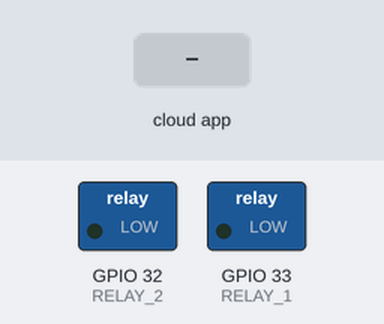
Bench run of a sketch on a simulated ESP32. On the bench: switched loads named in the sketch (green lamp = pin HIGH). The inputs (shaded band) are chosen by the test bench. WiFi joins after 1.5 s; servers stay silent unless stated; what the sketch prints to the serial monitor is not drawn.

Above: at 2.7 s.
2.8 s: the phone or cloud app sets 67d13b264dee339ca79b6f80 to 1
At 3.4 s:
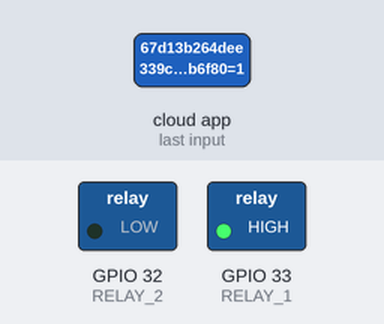
4.3 s: the phone or cloud app sets 67d13b566066f22be0656db5 to 1
At 5.5 s:
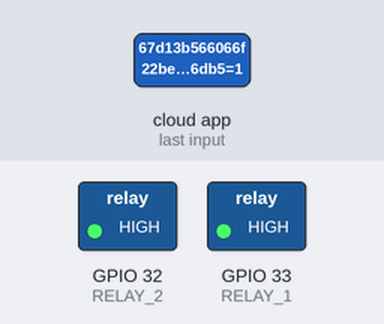
5.8 s: the phone or cloud app sets 67d13b264dee339ca79b6f80 to 0
At 6.8 s:
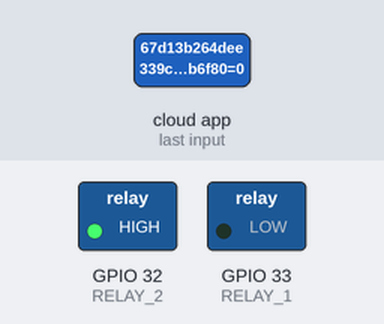
7.3 s: the phone or cloud app sets 67d13b566066f22be0656db5 to 0
At 8.0 s:
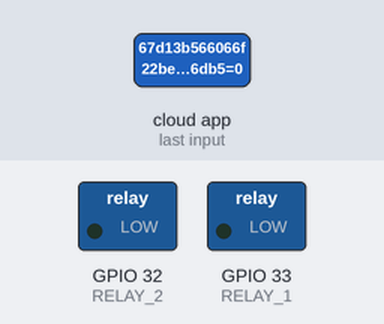
Timing chart, 0 to 9.8 s (numbered marks = the images above; inputs shaded):
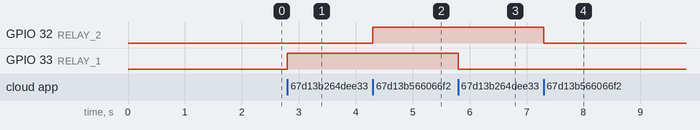

The sketch:

BAT_TAT_DEN_API.ino
```cpp
#include <WiFi.h>
#include <SinricPro.h>
#include <SinricProSwitch.h>

// ✅ Cấu hình WiFi
const char* ssid = "realme 8";
const char* password = "00001111";

// ✅ Thông tin Sinric Pro
#define APP_KEY     "8e10eb5d-2f08-4317-908b-322a540c6239"
#define APP_SECRET  "07f2aa77-e000-4d17-aed1-c6af2b2b8e37-51b7fd9f-232a-4fdc-83a8-833818b01bf5"
#define DEVICE_ID_1 "67d13b264dee339ca79b6f80"  // Đèn 1
#define DEVICE_ID_2 "67d13b566066f22be0656db5"  // Đèn 2

// ✅ Định nghĩa chân Relay
#define RELAY_1 33
#define RELAY_2 32

// 📌 Xử lý lệnh bật/tắt đèn từ Sinric Pro
bool onPowerState1(const String &deviceId, bool &state) {
    digitalWrite(RELAY_1, state ? HIGH : LOW);
    Serial.printf("Light 1 %s\n", state ? "ON" : "OFF");
    return true;
}

bool onPowerState2(const String &deviceId, bool &state) {
    digitalWrite(RELAY_2, state ? HIGH : LOW);
    Serial.printf("Light 2 %s\n", state ? "ON" : "OFF");
    return true;
}

void setup() {
    Serial.begin(115200);

    // ✅ Kết nối WiFi
    WiFi.begin(ssid, password);
    while (WiFi.status() != WL_CONNECTED) {
        delay(500);
        Serial.print(".");
    }
    Serial.println("\nWiFi Connected");

    // ✅ Cấu hình chân Relay
    pinMode(RELAY_1, OUTPUT);
    pinMode(RELAY_2, OUTPUT);
    digitalWrite(RELAY_1, LOW);
    digitalWrite(RELAY_2, LOW);

    // ✅ Cấu hình thiết bị trên Sinric Pro
    SinricProSwitch &myLight1 = SinricPro[DEVICE_ID_1];
    myLight1.onPowerState(onPowerState1);

    SinricProSwitch &myLight2 = SinricPro[DEVICE_ID_2];
    myLight2.onPowerState(onPowerState2);

    SinricPro.begin(APP_KEY, APP_SECRET);
}

void loop() {
    SinricPro.handle();
}
```

Measured:
- after the input at 2.8 s, GPIO 33 (RELAY_1): LOW → HIGH at once
- after the input at 4.3 s, GPIO 32 (RELAY_2): LOW → HIGH at once
- after the input at 5.8 s, GPIO 33 (RELAY_1): HIGH → LOW at once
- after the input at 7.3 s, GPIO 32 (RELAY_2): HIGH → LOW at once
